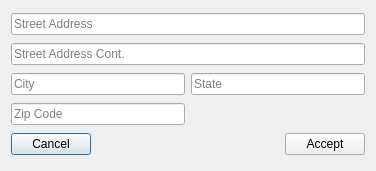
<?xml version="1.0" encoding="UTF-8"?>
<ui version="4.0">
 <class>Dialog</class>
 <widget class="QDialog" name="Dialog">
  <property name="geometry">
   <rect>
    <x>0</x>
    <y>0</y>
    <width>376</width>
    <height>171</height>
   </rect>
  </property>
  <property name="windowTitle">
   <string>New Address</string>
  </property>
  <layout class="QGridLayout" name="gridLayout">
   <item row="0" column="0" colspan="2">
    <widget class="QLineEdit" name="address1">
     <property name="placeholderText">
      <string>Street Address</string>
     </property>
    </widget>
   </item>
   <item row="1" column="0" colspan="2">
    <widget class="QLineEdit" name="address2">
     <property name="placeholderText">
      <string>Street Address Cont.</string>
     </property>
    </widget>
   </item>
   <item row="2" column="0">
    <widget class="QLineEdit" name="city">
     <property name="placeholderText">
      <string>City</string>
     </property>
    </widget>
   </item>
   <item row="2" column="1">
    <widget class="QLineEdit" name="state">
     <property name="placeholderText">
      <string>State</string>
     </property>
    </widget>
   </item>
   <item row="3" column="0">
    <widget class="QLineEdit" name="zipcode">
     <property name="placeholderText">
      <string>Zip Code</string>
     </property>
    </widget>
   </item>
   <item row="3" column="1">
    <spacer name="horizontalSpacer">
     <property name="orientation">
      <enum>Qt::Horizontal</enum>
     </property>
     <property name="sizeHint" stdset="0">
      <size>
       <width>173</width>
       <height>20</height>
      </size>
     </property>
    </spacer>
   </item>
   <item row="4" column="0" colspan="2">
    <layout class="QHBoxLayout" name="horizontalLayout">
     <item>
      <widget class="QPushButton" name="button_cancel">
       <property name="text">
        <string>Cancel</string>
       </property>
      </widget>
     </item>
     <item>
      <spacer name="horizontalSpacer_2">
       <property name="orientation">
        <enum>Qt::Horizontal</enum>
       </property>
       <property name="sizeHint" stdset="0">
        <size>
         <width>108</width>
         <height>20</height>
        </size>
       </property>
      </spacer>
     </item>
     <item>
      <widget class="QPushButton" name="button_accept">
       <property name="text">
        <string>Accept</string>
       </property>
      </widget>
     </item>
    </layout>
   </item>
  </layout>
 </widget>
 <resources/>
 <connections/>
</ui>
